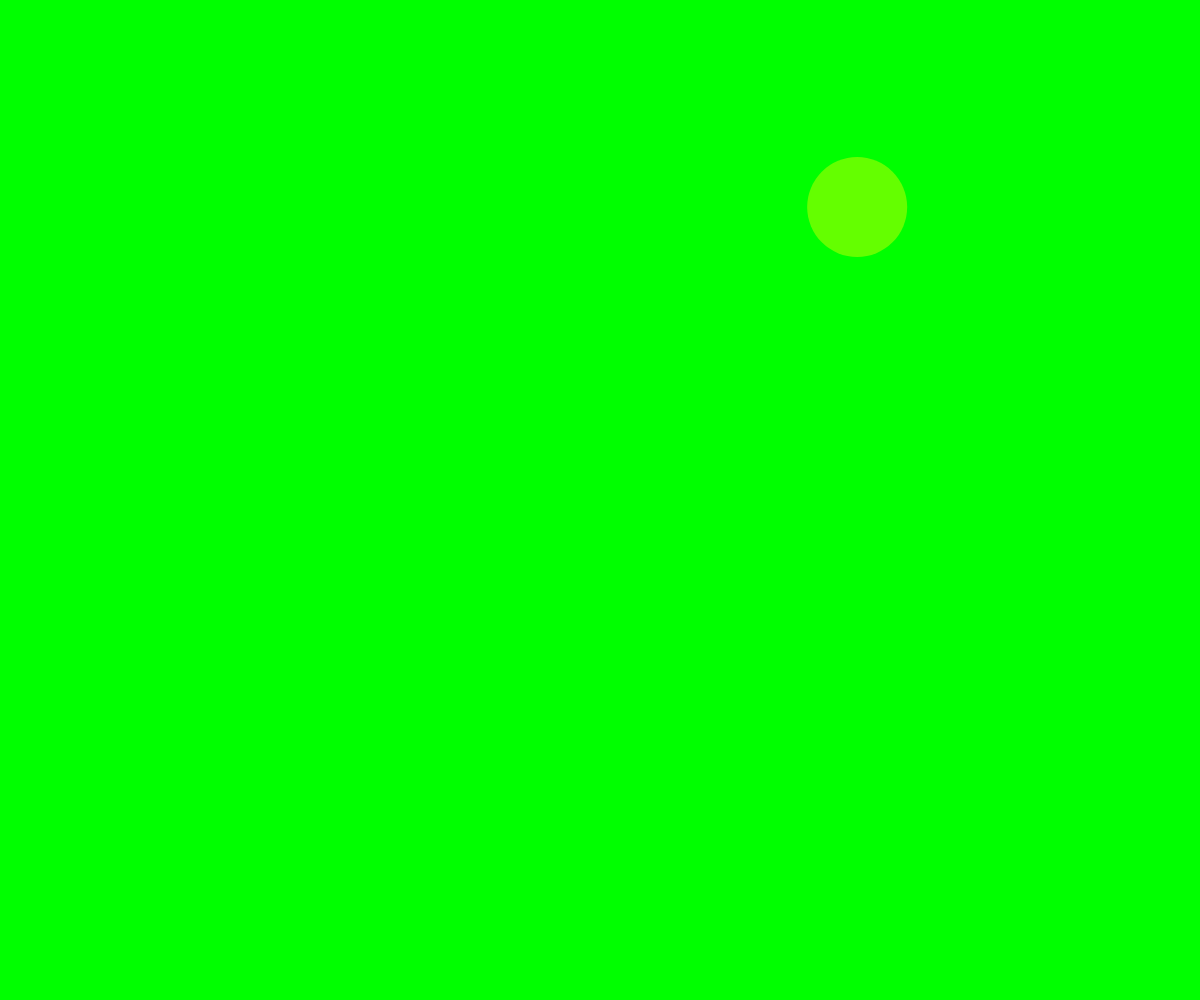
Frame 1 (no input)
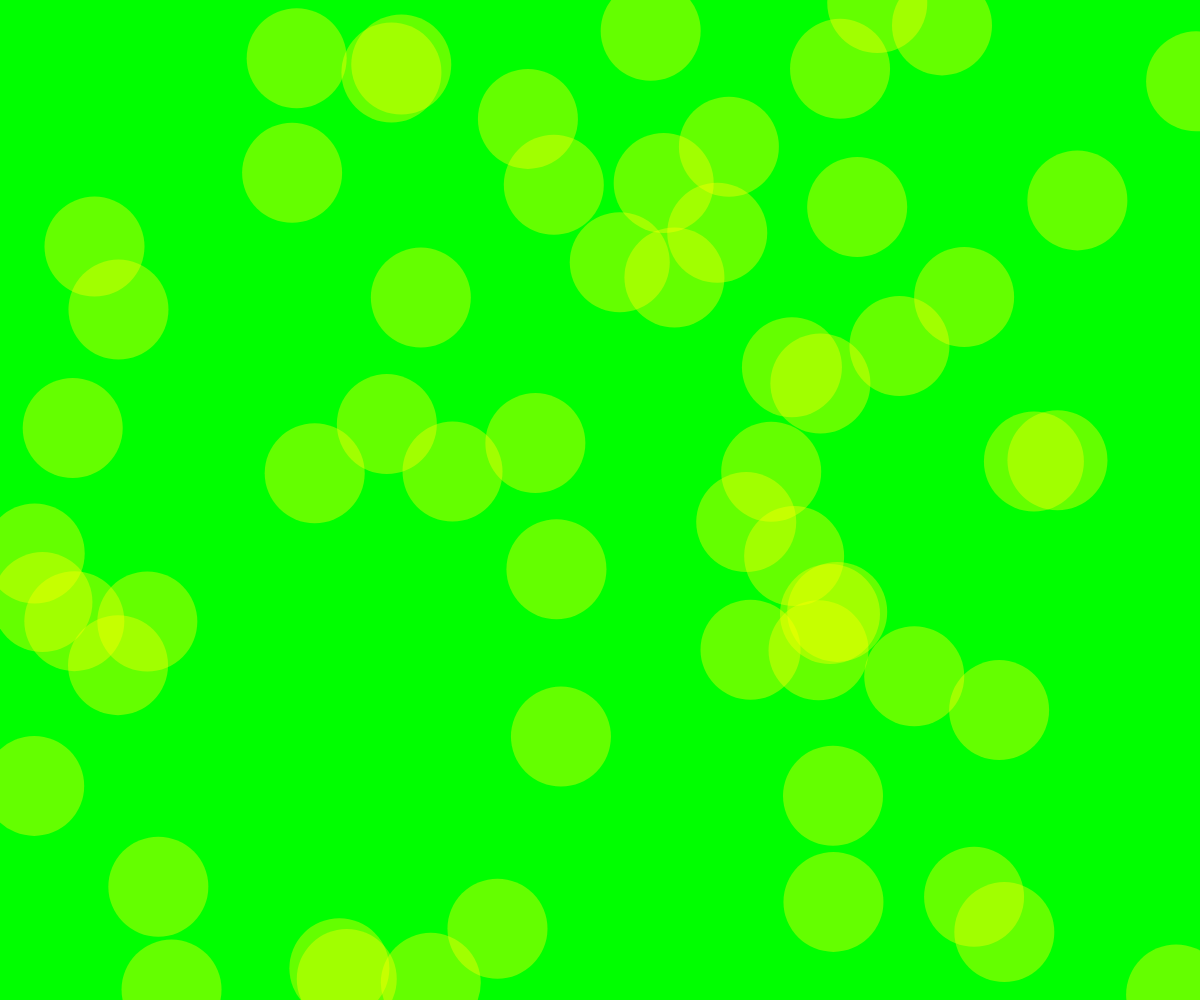
Frame 60 (no input)
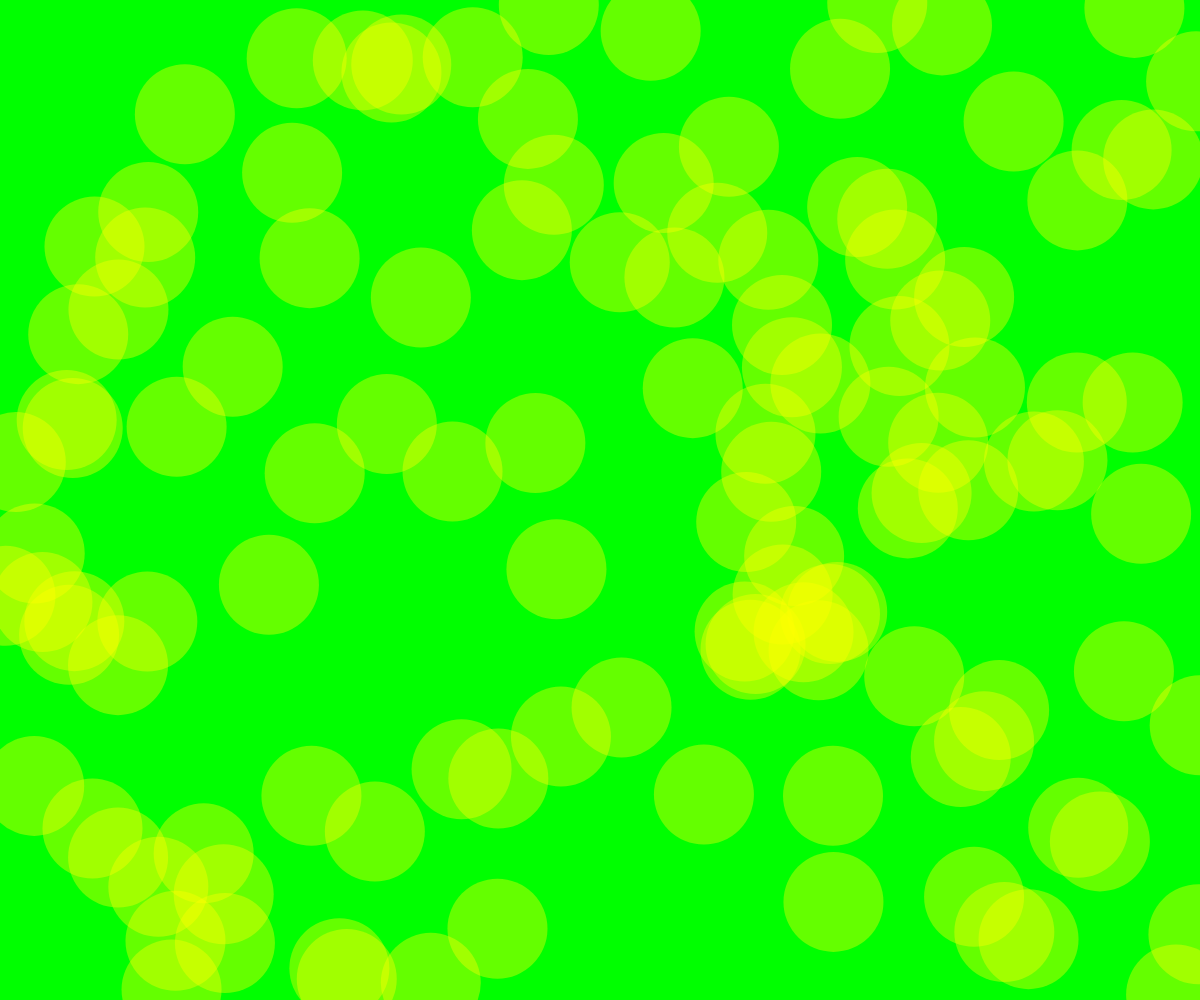
Frame 120 (the mouse pressed at the canvas centre since frame 60)

The p5.js sketch that drew these frames (run headless with seeded random() and noise() and a simulated clock; from frame 60 on, the mouse is pressed at the canvas centre):

// p5.js sketch
// ── sketch.js
//comentario
var x;
x = 10

var diametro;
diametro = 1

function miFuncionBacan() {
  //esto fue una declaracion
  
}

function setup() {
  createCanvas(windowWidth, windowHeight);
  background(0,255,0);
}

function draw() {
  //background(0, 255,0);
  //miElipse();
  //if () {}
  //if (){}
  muchasElipses();
  
}

function miElipse(){
  strokeWeight(1);
  stroke(100, 0, 255);
  fill(255, 255, 0, 100);
  ellipse(mouseX, mouseY, diametro, diametro);
  diametro = diametro + 1;
  diametro = random(100);
  
}
  
function muchasElipses() {
  
  fill(255,255,0,100)
  noStroke()
  ellipse(random(width), random(height), 100, 100);
  //for(var i = 0; i < cuantas; i++) {
    //ellipse(random(width), random(height), 100, 100);
    
  //}
}
  
